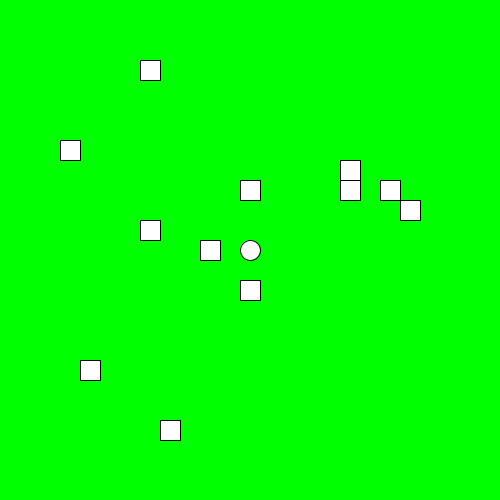
Frame 1 (no input)
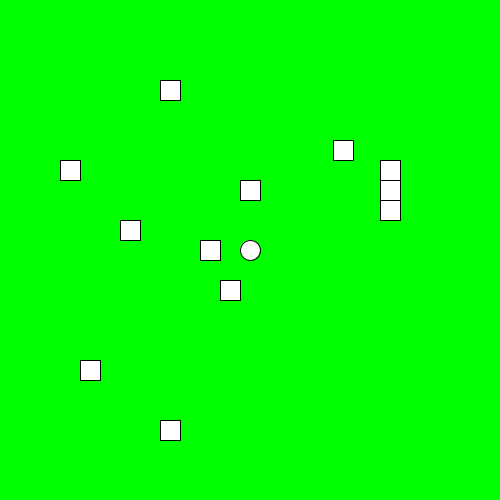
Frame 60 (the mouse pressed at the canvas centre just before this capture)
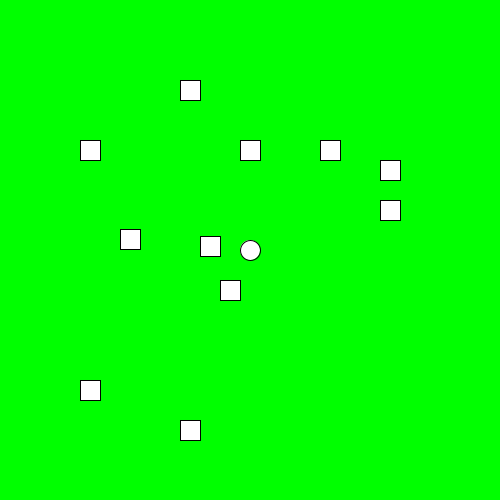
Frame 120 (the mouse held since frame 60 and released just before this capture)

The Processing sketch that drew these frames (run headless with seeded random() and noise(); from frame 60 on, the mouse is pressed at the canvas centre):

// Processing sketch: sketch_170406a
// ── sketch_170406a.pde
long lastMillis = 0;
baddies b = new baddies();

zel z = new zel();
void setup()
{
  size(500,500);
}

void draw()
{
  //compute delta time
  float dt = (millis()-lastMillis)/1000.f;
  b.update(dt);
  z.update(dt);
  
  background(0,255,0);
  pushMatrix();
  translate(width/2,height/2);
  b.draw();
  z.draw();
  popMatrix();
  lastMillis = millis();
}

// ── baddie.pde
class baddie extends character
{
  baddie()
  {
    hp = 2;
    refreshMoveWait();
    int x = (int)(random(-10,10));
    int y = (int)(random(-10,10));
    pos = new float[]{moveLength*x,moveLength*y};
    oldpos[0] = pos[0]; oldpos[1] = pos[1]; 
  }
  
  void draw()
  {
    pushMatrix();
    translate(pos[0], pos[1]);
    pushStyle();
    rectMode(CENTER);
    if(isDead)
    {
      fill(0);
    }
    else if(isWounding) 
    {
      fill(255,0,0); 
      translate(random(-5,5),random(-5,5));
    }
    else
    {
      fill(255,255,255);
    }
    rect(0,0,20,20);
    popStyle();
    popMatrix();
  }
  
  void refreshMoveWait()
  { curMoveWait = random(maxMoveWait); }  

  float curMoveWait = .2;
  float maxMoveWait = 2.2;
  
  void update(float dt)
  {
    if(isDead) return;
    doWoundingLogic(dt);
    doMoveLogicUpdate(dt);
    if(!isMoving)
    {
      curMoveWait-= dt;
      if( curMoveWait <= 0 )
      {
        int randDir = (int)(random(4));
        beginMove(randDir);
        refreshMoveWait();
      }
    }
  }
}

// ── baddies.pde
class baddies
{
  ArrayList<baddie> baddis = new ArrayList<baddie>();
  baddies()
  {
    for (int i = 0; i < 12; i++)
    {
      baddie b = new baddie();
      baddis.add(b);
    }
  }

  void update(float dt)
  {
    for (baddie b: baddis)
    {
      b.update(dt);
      float d = b.distTo(z.pos);
      if(d < 5 && !b.isDead)
      {
         z.beginWound(1);
      }
    }
  }

  void draw()
  {
    for (baddie b: baddis)
    {
      b.draw();
    }
  }
  
  void damageToPos(float[] pos, int dmg)
  {
    for (baddie b: baddis)
    {
      float d = b.distTo(pos);
//      println("dist: " + d);
      if(d < 15)
      {
        b.beginWound(dmg);
      }
    }
  }
}


// ── character.pde
class character
{
  float[] oldpos = new float[]{0,0};
  float[] pos= new float[]{0,0};
  int hp;
  boolean isDead = false;
  float moveLength = 20;  

  float distTo(float[] p)
  {
    return dist(p[0],p[1],pos[0],pos[1]);
  }

  void draw()
  {
    
  }
  
  void update(float dt)
  {
    
  }
  
  void beginAttack()
  {
    
  }
 
 void doWoundingLogic(float dt)
  {
    if(isWounding)
    {
      if(hp <= 0)
      {
        //die
        println("dies");
        isDead = true;
      }
      else
      {
        curWoundTime -= dt;
        if(curWoundTime <= 0)
        {
          isWounding = false;
        }
      }
    }
  }
  boolean isWounding = false;
  float woundDuration = .5;
  float curWoundTime = 0;
  void beginWound(int dmg)
  {
    if(isWounding) return;
    println("wounding!!");
    hp -= dmg;
    isWounding = true;
    curWoundTime = woundDuration;
  }
 
  boolean isMoving = false;
  int moveDir = 0;
  float moveDuration = .2;
  float curMoveTime = 0;
  float[] moveTarget = new float[]{0,0};
  
  public void beginMove(int dir)
  {
    if(isMoving) return;
    moveDir = dir;
    oldpos[0] = pos[0]; oldpos[1] = pos[1];
    isMoving = true;
    curMoveTime = moveDuration;
    float radFromDir = (dir/4.f)*TWO_PI;
    moveTarget = new float[]{moveLength*cos(radFromDir), 
                             moveLength*sin(radFromDir)};
    moveTarget[0]+=pos[0]; moveTarget[1]+=pos[1];                     
  }
  
  void doMoveLogicUpdate(float dt)
  {
    if(isMoving)
    {
      curMoveTime -= dt;
      float pctMove = 1-curMoveTime/moveDuration;
      float[] diff = new float[]{moveTarget[0]-oldpos[0],
                                 moveTarget[1]-oldpos[1]};
      pos[0] = oldpos[0] + diff[0]*pctMove;
      pos[1] = oldpos[1] + diff[1]*pctMove;
      if( curMoveTime <= 0) //done moving
      {
        pos[0] = moveTarget[0];
        pos[1] = moveTarget[1];
        isMoving = false; 
      } 
    }    
  }
}

// ── input.pde
void keyPressed() 
{
  if (key == CODED) 
  {
    if (keyCode == UP) 
    {
      z.beginMove(3);
    } 
    else if (keyCode == DOWN) 
    {
      z.beginMove(1);
    }
    else if (keyCode == LEFT) 
    {
      z.beginMove(2);
    }
    else if (keyCode == RIGHT) 
    {
      z.beginMove(0);
    }   
         
   else 
    {
//      println("pressed key with code: " +  keyCode);
    } 
  }
  else
  {
    if (keyCode == 32) //pressed 'space' 
    {
      z.beginAttack();
    }
  }
//  println("pressed key with code: " +  keyCode);
}

// ── zel.pde
class zel extends character
{
  
  float moveDuration = .2;
  zel()
  {
    hp = 5;
    pos = new float[]{0,0};
  }
  

  void draw()
  {
    pushMatrix();
    pushStyle();
    ellipseMode(CENTER);
    
    if(isWounding) 
    {
      fill(255,0,0); 
      translate(random(-5,5),random(-5,5));
    } 
    else if (isDead)
    {
      fill(0); 
    }
    else
    {
      fill(255,255,255); 
    }
    translate(pos[0], pos[1]);
    ellipse(0,0,20,20);
    if(isAttacking)
    {
      
      float radFromDir = (moveDir/4.f)*TWO_PI;
      float[] attackTarget = new float[]{cos(radFromDir), 
                                         sin(radFromDir)};
      ellipse(attackTarget[0]*15,attackTarget[1]*15,
                  attackDist*attackTarget[0], 
                  attackDist*attackTarget[1]);
    }
     popStyle();
    popMatrix();
  }
  
  void doAttackLogic(float dt)
  {
    if(isAttacking)
    {
      curAttackTime -=dt;
      float radFromDir = (moveDir/4.f)*TWO_PI;
      float[] attackTarget = new float[]{cos(radFromDir), 
                                         sin(radFromDir)};
      b.damageToPos(new float[]{pos[0] + attackDist*attackTarget[0], 
                                pos[1] + attackDist*attackTarget[1]},1);
      if(curAttackTime <= 0)
      {
        isAttacking = false;
      }
    }
  }
  
  void update(float dt)
  {
    doWoundingLogic(dt);
    doMoveLogicUpdate(dt);
    doAttackLogic(dt);   
  }
  
  boolean isAttacking = false;
  float attackDuration = .2;
  float curAttackTime = 0;
  float attackDist = 15;
  void beginAttack()
  {
    println("attack!");
    if(isAttacking) return;
    isAttacking = true;
    curAttackTime = attackDuration;    
  }
}
